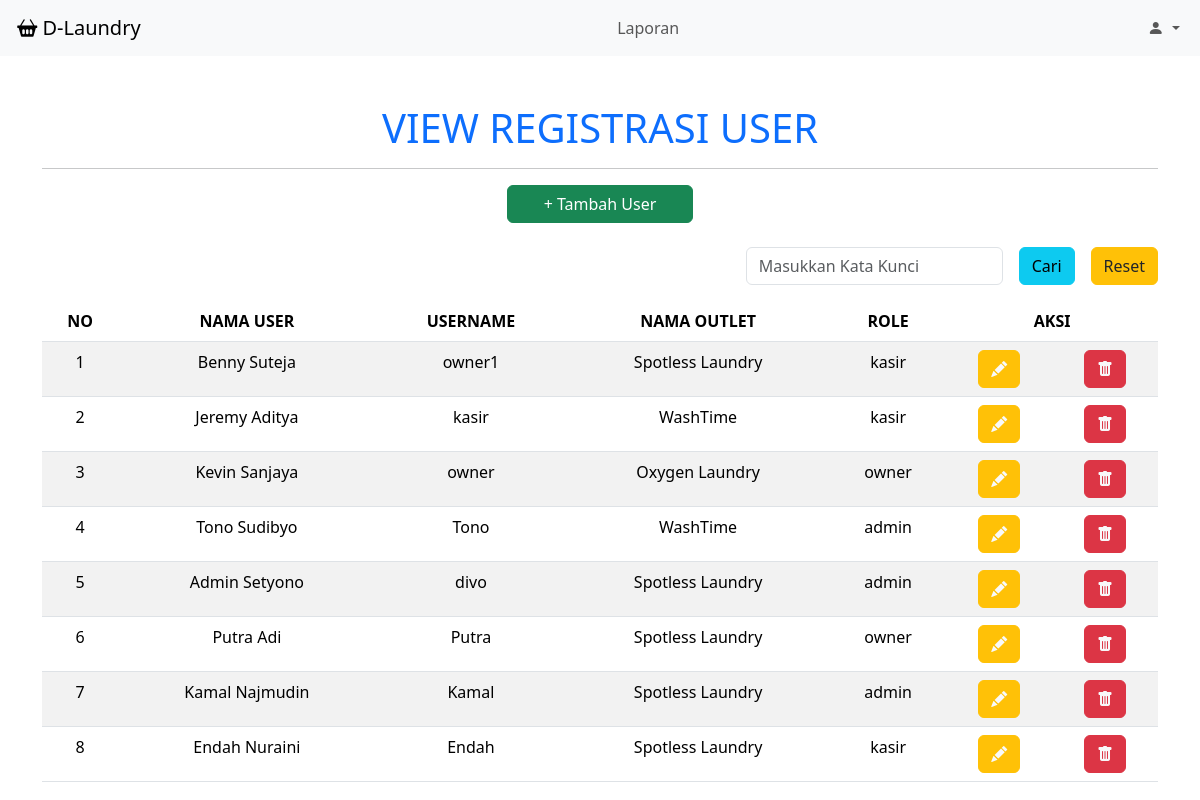
The page /dashboard.php?page=user on the database its author committed.
### tables this page shows
CREATE TABLE `tb_user` (
  `id_user` int(11) NOT NULL,
  `nama_user` varchar(100) NOT NULL,
  `username` varchar(30) NOT NULL,
  `password` text NOT NULL,
  `id_outlet` int(11) NOT NULL,
  `role` enum('admin','kasir','owner') NOT NULL
);

CREATE TABLE `tb_outlet` (
  `id_outlet` int(11) NOT NULL,
  `nama` varchar(100) NOT NULL,
  `alamat` text NOT NULL,
  `tlp` varchar(15) NOT NULL
);

### view/view_user.php (the view, shortened to what this page needs)
<div class="container mt-5">
    <h1 class="text-center"><a href="" class="text-decoration-none">VIEW REGISTRASI USER</a>
    </h1>
    <hr>
    <a href="register/register.php" class="btn btn-success d-grid gap-2 col-2 mx-auto mb-4"> + Tambah
        User</a>
    <form method="POST">
        <div class="row g-3 align-items-center justify-content-end mb-3">
            <div class="col-auto"><input type="text" name="tcari"
                    value="<?php echo isset($_POST['tcari']) ? $_POST['tcari'] : ''; ?>" class="form-control"
                    placeholder="Masukkan Kata Kunci"></div>
            <div class="col-auto"><button type="submit" class="btn btn-info" name="bcari">Cari</button></div>
            <div class="col-auto">
                <button type="submit" class="btn btn-warning" name="breset"><a href=""
                        class="text-decoration-none text-dark">Reset</a></button>
            </div>
        </div>
        <div class="table-responsive">
            <table class="table table-striped table-hover">
                <thead>
                    <tr>
                        <th class="text-center">NO</th>
                        <th class="text-center">NAMA USER</th>
                        <th class="text-center">USERNAME</th>
                        <th class="text-center">NAMA OUTLET</th>
                        <th class="text-center">ROLE</th>
                        <th colspan="2" class="text-center">AKSI</th>
                    </tr>
                </thead>
                <tbody>
                    <?php
                        $query = "SELECT * FROM tb_user INNER JOIN tb_outlet ON tb_user.id_outlet=tb_outlet.id_outlet";
                        $query .= " ORDER BY id_user DESC";
                        $no = 1;
                        $data = mysqli_query($koneksi, $query);
                        while ($baris = mysqli_fetch_assoc($data)) {
                        ?>
                    <tr>
                        <td class="text-center">
                            <?= $no++ ?>
                        </td>
                        <td class="text-center">
                            <?= $baris['nama_user'] ?>
                        </td>
                        <td class="text-center">
                            <?= $baris['username'] ?>
                        </td>
                        <td class="text-center">
                            <?= $baris['nama'] ?>
                        </td>
                        <td class="text-center">
                            <?= $baris['role'] ?>
                        </td>
                        <td class="text-center"><a href="dashboard.php?page=edit_user&id=<?= $baris['id_user'] ?>"
                                class="btn btn-warning"><i class="bi bi-pencil-fill text-light"></i></a></td>
                        <?php
                      if ($_SESSION["username"] != $baris["username"]) {
                    ?>
                        <td class="text-center">
                            <a href="delete/delete_member.php?id=<?= $baris['id_user'] ?>" class="btn btn-danger"
                                onclick="return confirm('Apakah Ingin Menghapus Data?')"><i
                                    class="bi bi-trash-fill text-light"></i></a>
                        </td>
                        <?php
                    }else {
                        echo "<td></td>";
                    }
                    ?>
                    </tr>
                    <?php
                    }
                    ?>
                </tbody>
            </table>
    </form>
</div>

### rows shown on the page
tb_user: nama_user "Benny Suteja", username "owner1", id_outlet.nama "Spotless Laundry", role "kasir"
tb_user: nama_user "Jeremy Aditya", username "kasir", id_outlet.nama "WashTime", role "kasir"
tb_user: nama_user "Kevin Sanjaya", username "owner", id_outlet.nama "Oxygen Laundry", role "owner"
tb_user: nama_user "Tono Sudibyo", username "Tono", id_outlet.nama "WashTime", role "admin"
tb_user: nama_user "Admin Setyono", username "divo", id_outlet.nama "Spotless Laundry", role "admin"
tb_user: nama_user "Putra Adi", username "Putra", id_outlet.nama "Spotless Laundry", role "owner"
tb_user: nama_user "Kamal Najmudin", username "Kamal", id_outlet.nama "Spotless Laundry", role "admin"
tb_user: nama_user "Endah Nuraini", username "Endah", id_outlet.nama "Spotless Laundry", role "kasir"
